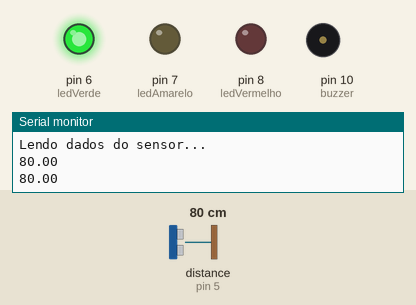
Recording of a sketch running on a simulated Arduino Uno, built with avr-gcc and run on an emulated ATmega328P. Shown: output pins drawn as LEDs (lit = HIGH), buzzer (waves = sounding, pin HIGH), the last lines printed to the serial monitor. The inputs (shaded band) are chosen by the test bench; at power-on: distance to the obstacle (sensor on pin 5) 80 cm. The echo pulse lasts 58.3 µs per cm.

Above: at 1.8 s.
1.9 s: distance to the obstacle (sensor on pin 5) set to 9 cm
3.4 s: distance to the obstacle (sensor on pin 5) set to 6 cm
At 4.3 s:
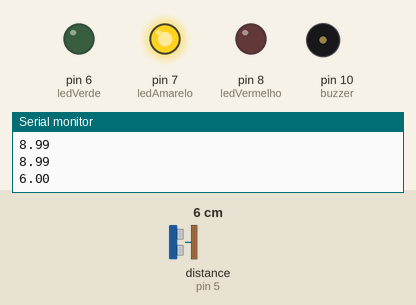
5.5 s: distance to the obstacle (sensor on pin 5) set to 2 cm
At 7.1 s:
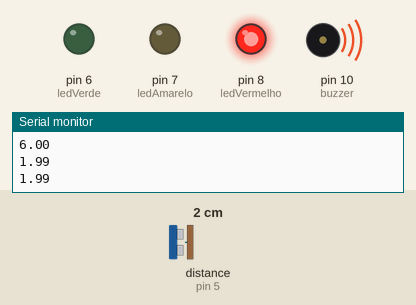
7.5 s: distance to the obstacle (sensor on pin 5) set to 4 cm
9.2 s: distance to the obstacle (sensor on pin 5) set to 7 cm
At 10.3 s:
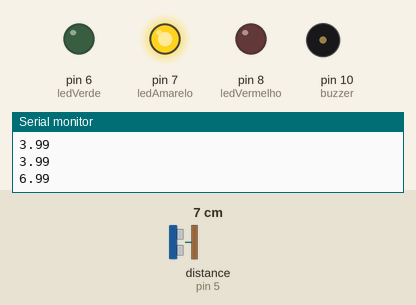
11.5 s: distance to the obstacle (sensor on pin 5) set to 18 cm
At 13.2 s:
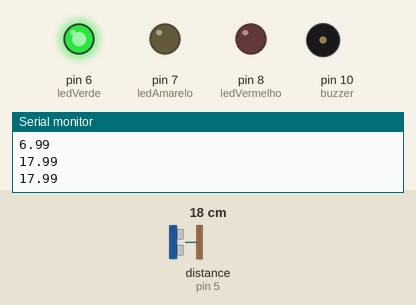
Timing chart, 0 to 14.5 s (numbered marks = the images above; inputs shaded):
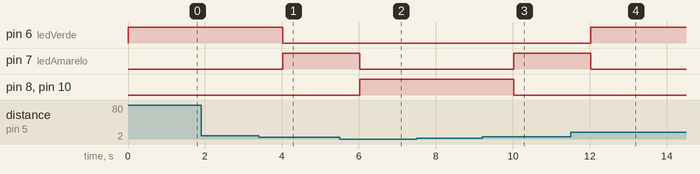

Measured:
- the behaviour switches between 8 and 7 cm on distance to the obstacle (sensor on pin 5) (found by bisection; images 0 and 1)
- the behaviour switches between 5 and 6 cm on distance to the obstacle (sensor on pin 5) (found by bisection; images 2 and 3)
- after the input at 3.4 s, pin 6 (ledVerde): HIGH → LOW after 0.62 s; pin 7 (ledAmarelo): LOW → HIGH after 0.62 s
- after the input at 5.5 s, pin 7 (ledAmarelo): HIGH → LOW after 0.52 s; pin 8 (ledVermelho), pin 10 (buzzer): LOW → HIGH after 0.52 s
- after the input at 9.2 s, pin 7 (ledAmarelo): LOW → HIGH after 0.82 s; pin 8 (ledVermelho), pin 10 (buzzer): HIGH → LOW after 0.82 s
- after the input at 11.5 s, pin 6 (ledVerde): LOW → HIGH after 0.53 s; pin 7 (ledAmarelo): HIGH → LOW after 0.53 s

The sketch:

aula_12_11.ino
```cpp
#include <Ultrasonic.h>

//Define os pinos para o trigger e echo
#define pino_trigger 4
#define pino_echo 5
#define COMPILE_STD_DEV

int buzzer = 10;
int ledVermelho = 8;
int ledAmarelo = 7;
int ledVerde = 6;

//Inicializa o sensor nos pinos definidos acima
Ultrasonic ultrasonic(pino_trigger, pino_echo);

void setup()
{
  Serial.begin(9600);
  Serial.println("Lendo dados do sensor...");
  pinMode(buzzer, OUTPUT);
  pinMode(ledVermelho, OUTPUT);
  pinMode(ledAmarelo, OUTPUT);
  pinMode(ledVerde, OUTPUT);
}

void loop()
{
  //Le as informacoes do sensor, em cm e pol
  float cmMsec, inMsec;
  long microsec = ultrasonic.timing();
  cmMsec = ultrasonic.convert(microsec, Ultrasonic::CM);
  inMsec = ultrasonic.convert(microsec, Ultrasonic::IN);
  //Exibe informacoes no serial monitor
  Serial.print("\n");
  Serial.print(cmMsec);

  if (cmMsec < 5.5) {
    digitalWrite(buzzer, HIGH);
    digitalWrite(ledVermelho, HIGH);
    digitalWrite(ledAmarelo, LOW);
    digitalWrite(ledVerde, LOW);
  }
  if (cmMsec > 5.5 && cmMsec < 7.5) {
    digitalWrite(buzzer, LOW);
    digitalWrite(ledVermelho, LOW);
    digitalWrite(ledAmarelo, HIGH);
    digitalWrite(ledVerde, LOW);
  }
  if (cmMsec > 7.5) {
    digitalWrite(buzzer, LOW);
    digitalWrite(ledVermelho, LOW);
    digitalWrite(ledAmarelo, LOW);
    digitalWrite(ledVerde, HIGH);
  }
  delay(1000);
}
```
